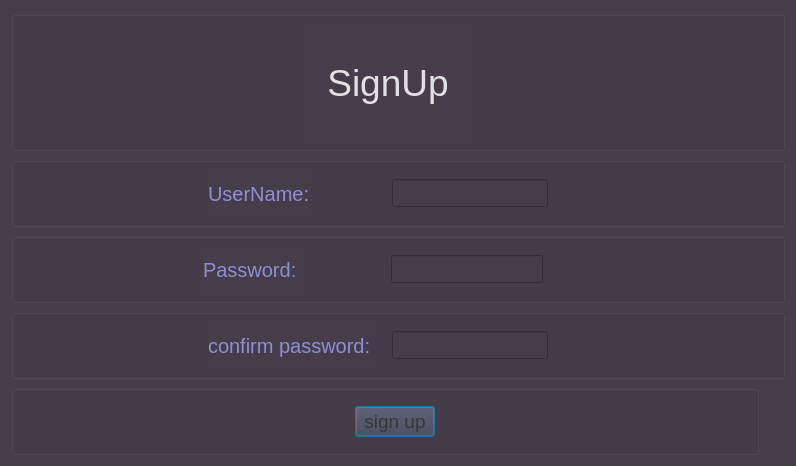
<?xml version="1.0" encoding="UTF-8"?>
<ui version="4.0">
 <class>Dialog</class>
 <widget class="QDialog" name="Dialog">
  <property name="geometry">
   <rect>
    <x>0</x>
    <y>0</y>
    <width>796</width>
    <height>466</height>
   </rect>
  </property>
  <property name="windowTitle">
   <string>Dialog</string>
  </property>
  <property name="styleSheet">
   <string notr="true">background-color: rgb(70, 61, 75);</string>
  </property>
  <layout class="QGridLayout" name="gridLayout">
   <item row="5" column="0">
    <widget class="QGroupBox" name="signupp">
     <layout class="QHBoxLayout" name="horizontalLayout_8">
      <item>
       <spacer name="horizontalSpacer_9">
        <property name="orientation">
         <enum>Qt::Horizontal</enum>
        </property>
        <property name="sizeType">
         <enum>QSizePolicy::Preferred</enum>
        </property>
        <property name="sizeHint" stdset="0">
         <size>
          <width>338</width>
          <height>20</height>
         </size>
        </property>
       </spacer>
      </item>
      <item>
       <widget class="QPushButton" name="signuobutton">
        <property name="styleSheet">
         <string notr="true"> font-size:14pt; font: 14pt &quot;Stencil&quot;; 
color: rgb(54, 54, 54);
</string>
        </property>
        <property name="text">
         <string>sign up</string>
        </property>
       </widget>
      </item>
      <item>
       <spacer name="horizontalSpacer_10">
        <property name="orientation">
         <enum>Qt::Horizontal</enum>
        </property>
        <property name="sizeType">
         <enum>QSizePolicy::Preferred</enum>
        </property>
        <property name="sizeHint" stdset="0">
         <size>
          <width>318</width>
          <height>20</height>
         </size>
        </property>
       </spacer>
      </item>
     </layout>
    </widget>
   </item>
   <item row="4" column="0" colspan="2">
    <widget class="QGroupBox" name="confirmpass">
     <layout class="QHBoxLayout" name="horizontalLayout_6">
      <item>
       <spacer name="horizontalSpacer_5">
        <property name="orientation">
         <enum>Qt::Horizontal</enum>
        </property>
        <property name="sizeType">
         <enum>QSizePolicy::Preferred</enum>
        </property>
        <property name="sizeHint" stdset="0">
         <size>
          <width>188</width>
          <height>20</height>
         </size>
        </property>
       </spacer>
      </item>
      <item>
       <layout class="QHBoxLayout" name="confirmpass_2">
        <property name="spacing">
         <number>21</number>
        </property>
        <item>
         <widget class="QLabel" name="confirmpass_3">
          <property name="styleSheet">
           <string notr="true">font-size:15pt;color:rgb(142, 142, 213)</string>
          </property>
          <property name="text">
           <string>confirm password:</string>
          </property>
         </widget>
        </item>
        <item>
         <widget class="QLineEdit" name="confirmpass_4">
          <property name="styleSheet">
           <string notr="true">font-size:13pt; color:rgb(243,243,243);</string>
          </property>
         </widget>
        </item>
       </layout>
      </item>
      <item>
       <spacer name="horizontalSpacer_6">
        <property name="orientation">
         <enum>Qt::Horizontal</enum>
        </property>
        <property name="sizeType">
         <enum>QSizePolicy::Preferred</enum>
        </property>
        <property name="sizeHint" stdset="0">
         <size>
          <width>228</width>
          <height>20</height>
         </size>
        </property>
       </spacer>
      </item>
     </layout>
    </widget>
   </item>
   <item row="3" column="0" colspan="2">
    <widget class="QGroupBox" name="Password">
     <property name="autoFillBackground">
      <bool>true</bool>
     </property>
     <layout class="QHBoxLayout" name="horizontalLayout_5">
      <item>
       <spacer name="horizontalSpacer_3">
        <property name="orientation">
         <enum>Qt::Horizontal</enum>
        </property>
        <property name="sizeType">
         <enum>QSizePolicy::Preferred</enum>
        </property>
        <property name="sizeHint" stdset="0">
         <size>
          <width>188</width>
          <height>20</height>
         </size>
        </property>
       </spacer>
      </item>
      <item>
       <layout class="QHBoxLayout" name="password">
        <property name="spacing">
         <number>94</number>
        </property>
        <property name="sizeConstraint">
         <enum>QLayout::SetFixedSize</enum>
        </property>
        <item>
         <widget class="QLabel" name="password_2">
          <property name="styleSheet">
           <string notr="true">font-size:15pt;color:rgb(142, 142, 213)</string>
          </property>
          <property name="text">
           <string>Password:</string>
          </property>
         </widget>
        </item>
        <item>
         <widget class="QLineEdit" name="password_3">
          <property name="styleSheet">
           <string notr="true">font-size:13pt; color:rgb(243,243,243);</string>
          </property>
         </widget>
        </item>
       </layout>
      </item>
      <item>
       <spacer name="horizontalSpacer_4">
        <property name="orientation">
         <enum>Qt::Horizontal</enum>
        </property>
        <property name="sizeType">
         <enum>QSizePolicy::Preferred</enum>
        </property>
        <property name="sizeHint" stdset="0">
         <size>
          <width>238</width>
          <height>20</height>
         </size>
        </property>
       </spacer>
      </item>
     </layout>
    </widget>
   </item>
   <item row="2" column="0" colspan="2">
    <widget class="QGroupBox" name="Username">
     <layout class="QHBoxLayout" name="horizontalLayout_4">
      <item>
       <spacer name="horizontalSpacer">
        <property name="orientation">
         <enum>Qt::Horizontal</enum>
        </property>
        <property name="sizeType">
         <enum>QSizePolicy::Preferred</enum>
        </property>
        <property name="sizeHint" stdset="0">
         <size>
          <width>188</width>
          <height>20</height>
         </size>
        </property>
       </spacer>
      </item>
      <item>
       <layout class="QHBoxLayout" name="Username_2">
        <property name="spacing">
         <number>82</number>
        </property>
        <item>
         <widget class="QLabel" name="Username_3">
          <property name="styleSheet">
           <string notr="true">font-size:15pt;color:rgb(142, 142, 213)</string>
          </property>
          <property name="text">
           <string>UserName:</string>
          </property>
         </widget>
        </item>
        <item>
         <widget class="QLineEdit" name="Username_4">
          <property name="styleSheet">
           <string notr="true">font-size:13pt; color:rgb(243,243,243);
</string>
          </property>
         </widget>
        </item>
       </layout>
      </item>
      <item>
       <spacer name="horizontalSpacer_2">
        <property name="orientation">
         <enum>Qt::Horizontal</enum>
        </property>
        <property name="sizeType">
         <enum>QSizePolicy::Preferred</enum>
        </property>
        <property name="sizeHint" stdset="0">
         <size>
          <width>228</width>
          <height>20</height>
         </size>
        </property>
       </spacer>
      </item>
     </layout>
    </widget>
   </item>
   <item row="0" column="0" rowspan="2" colspan="2">
    <widget class="QGroupBox" name="SIGNUP">
     <property name="autoFillBackground">
      <bool>true</bool>
     </property>
     <layout class="QHBoxLayout" name="horizontalLayout_7">
      <item>
       <spacer name="horizontalSpacer_7">
        <property name="orientation">
         <enum>Qt::Horizontal</enum>
        </property>
        <property name="sizeType">
         <enum>QSizePolicy::Preferred</enum>
        </property>
        <property name="sizeHint" stdset="0">
         <size>
          <width>288</width>
          <height>20</height>
         </size>
        </property>
       </spacer>
      </item>
      <item>
       <widget class="QLabel" name="label">
        <property name="toolTip">
         <string>&lt;html&gt;&lt;head/&gt;&lt;body&gt;&lt;p align=&quot;center&quot;&gt;&lt;br/&gt;&lt;/p&gt;&lt;/body&gt;&lt;/html&gt;</string>
        </property>
        <property name="whatsThis">
         <string>&lt;html&gt;&lt;head/&gt;&lt;body&gt;&lt;p align=&quot;center&quot;&gt;&lt;br/&gt;&lt;/p&gt;&lt;/body&gt;&lt;/html&gt;</string>
        </property>
        <property name="styleSheet">
         <string notr="true">color: rgb(225, 225, 225);font-size:28pt;</string>
        </property>
        <property name="text">
         <string>SignUp</string>
        </property>
        <property name="alignment">
         <set>Qt::AlignCenter</set>
        </property>
       </widget>
      </item>
      <item>
       <spacer name="horizontalSpacer_8">
        <property name="orientation">
         <enum>Qt::Horizontal</enum>
        </property>
        <property name="sizeType">
         <enum>QSizePolicy::Preferred</enum>
        </property>
        <property name="sizeHint" stdset="0">
         <size>
          <width>308</width>
          <height>20</height>
         </size>
        </property>
       </spacer>
      </item>
     </layout>
    </widget>
   </item>
  </layout>
 </widget>
 <resources/>
 <connections/>
</ui>
